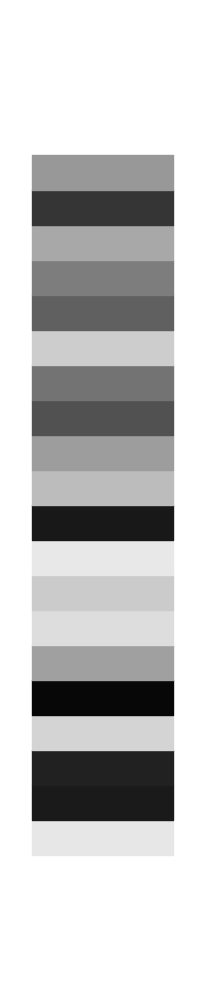

This figure's Python source:
import numpy as np
import matplotlib.pyplot as plt

colors = np.random.rand(20, 1).repeat(3, axis=1)
plt.figure(figsize=(2, 10))
for i, color in enumerate(colors):
    plt.fill_between([0, 1], i, i + 1, color=color)
plt.axis('off')
plt.savefig('weights.png')
